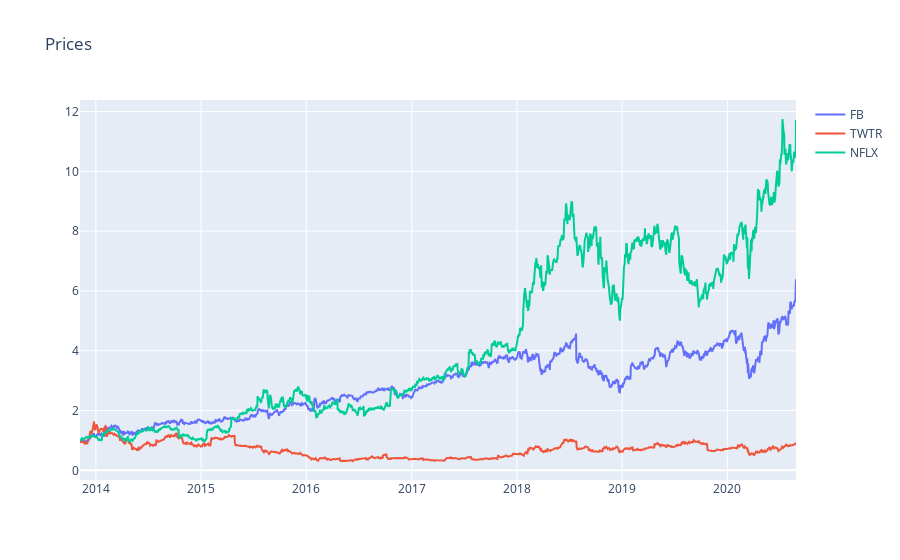

Notebook cell for this chart:
### Code cell
# Функция для нормализации цен на основе начальной цены

def normalize(df, columns):
    x = df.copy()
    for i in columns:
        x[i] = x[i]/x[i][0]
    return x
    
# Построение нормализованной интерактивной диаграммы
interactive_plot(normalize(stocks_df, ["FB", "TWTR", "NFLX"]), "Prices", stocks_df.columns[1:])

### Figure 1 — Plotly figure (JSON) as saved in the notebook; plotly's stock layout.template omitted (floating-point values rounded to 4 significant figures; data arrays with more than 128 entries replaced by an {"elided": "..."} marker saying what was removed)
{"data": [{"name": "FB", "type": "scatter", "x": {"elided": "1712 str values"}, "y": {"elided": "1712 float values"}}, {"name": "TWTR", "type": "scatter", "x": {"elided": "1712 str values"}, "y": {"elided": "1712 float values"}}, {"name": "NFLX", "type": "scatter", "x": {"elided": "1712 str values"}, "y": {"elided": "1712 float values"}}], "layout": {"legend": {"tracegroupgap": 0}, "title": {"text": "Prices"}, "xaxis": {"anchor": "y", "domain": [0, 1]}, "yaxis": {"anchor": "x", "domain": [0, 1]}}}
